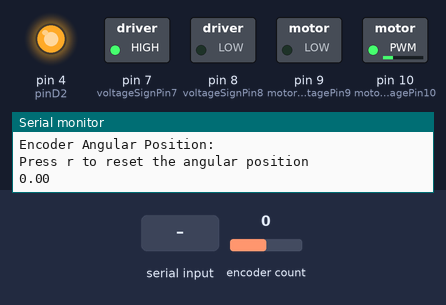
The sketch below on a simulated Arduino Uno, built with avr-gcc and run on an emulated ATmega328P. Parts: switched loads named in the sketch (green lamp = pin HIGH), output pins drawn as LEDs (lit = HIGH), the last lines printed to the serial monitor. The inputs (shaded band) are chosen by the test bench; at power-on: encoder count 0.

Above: at 1.2 s.
1.3 s: encoder count set to 4
At 1.7 s:
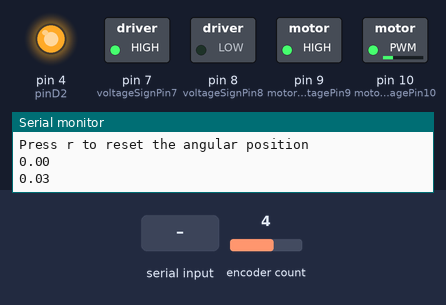
2.8 s: "r" received over Serial
At 3.3 s:
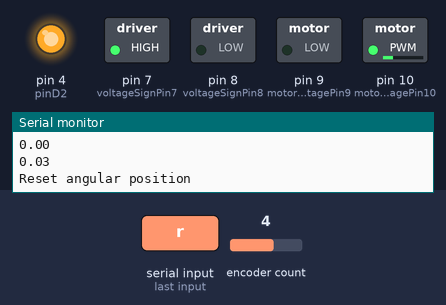
4.3 s: encoder count set to 8
At 4.7 s:
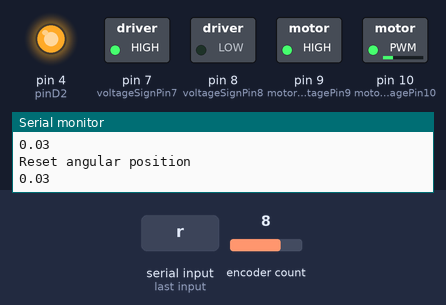
5.8 s: encoder count set to 7
At 6.6 s:
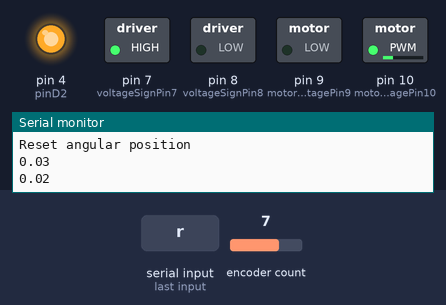
Timing chart, 0 to 8.3 s (numbered marks = the images above; inputs shaded):
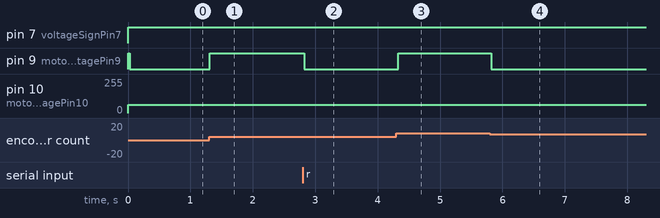

The sketch:

sketch_feb25a.ino
```cpp
// Thomas Klinedinst      EENG 350      2 24 2021
// This program contains an integration of the code for section 4.3 (spinning the motor) and
// 4.6 (reading the rotary encoder and converting to radians). The following are the descriptions
// of each section of the program. The program is roughly divided based on horizontal lines in the
// code.

// Program 4.3 is designed to spin motors using an Arduino with a Pololu motor driver shield.
// This program contains a conversion from the pulse width of a PWM signal to the analog value
// written to the PWM signal.
// To use this program, connect the motor driver shield to the arduino as indicated in the diagram
// on section 3.c of the Pololu Dual MC33926 Motor Driver Shield User's Guide
//
// Program 4.6 is used to accurately determine the angular position of a motor-driven wheel using
// rotary encoders. The rotary encoder needs to be connected to the Arduino as follows:
//        + ---> 5V
//        GND -> GND
//        B ---> 5
//        A ---> 2
// The framework for this code was taken from the "Example" folder of the provided library, containing
// an efficient method for reading encoders. This framework was modified to include calculations for
// determining the angular position of the wheel based on counts as well as resetting the angular
// position.
//

//_________________________________________________________________________________________________
#include <Encoder.h>
#include <Wire.h>
#define countsPerRotation 3200    // Per the datasheet for the motor

// Change these two numbers to the pins connected to your encoder.
//   Best Performance: both pins have interrupt capability
//   Good Performance: only the first pin has interrupt capability
//   Low Performance:  neither pin has interrupt capability
Encoder myEnc(2, 5);
//   avoid using pins with LEDs attached

float angularPosition;
float radPerCount;

#define motorVoltagePin9  9
#define motorVoltagePin10 10
#define voltageSignPin7   7   // Corresponds to direction for motor 1
#define voltageSignPin8   8   // Corresponds to direction for motor 2
#define pinD2             4
#define ADDRESS           0x04

int aWrite9;   // Variables for the values that are in the analogWrite command for pins 9,10
int aWrite10;
int desiredPulseWidth9  = 500; // Desired pulse width for pin 9, in micro seconds
int desiredPulseWidth10 = 500; // Desired pulse width for pin 10, in micro seconds

//

/////////////////////
int incomingQuad = 0;
float locationtogo = incomingQuad * (3.14159/2); //fixme to call location go to pi/2 now

float Kp = 0.645; //
float Ki = 0.0001;//0.41;
//int Kd = 0; // not needed but may
//float Step = 7;
int delayValue = 30;
//// timing ang control
int I = 0;
int e_past = 0;
int Ts = 0;
int Tc = millis();
//below here is location variables
float r = locationtogo; //FIXME                                                         this is the location we want it to go to .      boom
float y = angularPosition;


void setup() {

  // define callbacks for i2c communication
  Wire.begin(ADDRESS);
  Wire.onReceive(receiveData);

  // put your setup code here, to run once:
  pinMode (pinD2, OUTPUT);
  pinMode (voltageSignPin7, OUTPUT);
  pinMode (voltageSignPin8, OUTPUT);
  pinMode (motorVoltagePin9, OUTPUT);
  pinMode (motorVoltagePin10, OUTPUT);

  digitalWrite(pinD2, HIGH);    // Enables connection to motor

//_________________________________________________________________________________
    Serial.begin(9600);
  Serial.println("Encoder Angular Position:");

  Serial.println("Press r to reset the angular position");

  // Determining the scaling to convert position to angular position in radians
  // 80 counts per rotation = 80 counts / 2pi rad
  radPerCount = (float) 2 * (PI) / (float) countsPerRotation;

}
//________________________________________________________________________
long oldPosition  = -999;   // Included in the provided Basic example code
//________________________________________________________________________
void loop() {
  static float e;
  static float D;


  aWrite9  =  desiredPulseWidth9  / 8;              // Convert value written to analogWrite to pulse width
  aWrite10 =  desiredPulseWidth10 / 8;
  static float u = aWrite9;

  if (aWrite9 > 255) {
    aWrite9 = 255;                                  // makes sure that aWrite9 and 10 are between 0-255
  }

  if (aWrite10 > 255) {
    aWrite10 = 255;
  }

  aWrite9 = aWrite9*u;

  analogWrite(motorVoltagePin9,aWrite9);            // Use analogWrite to supply PWM signal of desired width
  analogWrite(motorVoltagePin10,aWrite10);
  digitalWrite(voltageSignPin7, 1);                 // Use pins 7/8 to set the sign of the voltage for each motor, 1 = CW, 0 = CCW
  digitalWrite(voltageSignPin8, 0);

  long newPosition = myEnc.read();
  if (newPosition != oldPosition) {
    if (oldPosition != -999) {    // Makes sure angularPosition isn't calculated using the initial value for oldPosition
      angularPosition = angularPosition + (newPosition - oldPosition) * radPerCount; // Calculated based on position diff.
    }                                                                                // to allow for easy reset w/o resetting
    oldPosition = newPosition;                                                       // position variables.
    //Serial.println(newPosition);
    Serial.println(angularPosition);
  }

  // Mechanism for resetting the count to zero
  if (Serial.read() == 'r') {
    angularPosition = 0;
    Serial.println("Reset angular position");
  }


 //eror determining part of code
 r = locationtogo;
 y = angularPosition;
 e = r-y;
//////

//checks for error
 if (Ts>0){
  D = (e - e_past)/Ts;
  e_past = e;
 }
 else{
  D = 0;  //maybe we need to pop a kd value in there if its not working well so here it is
 }

//now calculate I
I = I + Ts*e;

//now get controller output
u = Kp*e + Ki*I;
//Serial.println(u);
//aWrite9 = aWrite9*u;

//Serial.println(u);
Ts = millis()-Tc; //FIXME
Tc = millis(); //FIXME
delay(delayValue - Ts);
}

//Callback for received data
void receiveData(int byteCount) {
  while (Wire.available()) {
    incomingQuad = Wire.read();
  }
}
```

Measured:
- after the input at 1.3 s, pin 9 (motorVoltagePin9): LOW → HIGH at once
- after the input at 2.8 s, pin 9 (motorVoltagePin9): HIGH → LOW at once
- after the input at 4.3 s, pin 9 (motorVoltagePin9): LOW → HIGH at once
- after the input at 5.8 s, pin 9 (motorVoltagePin9): HIGH → LOW at once
